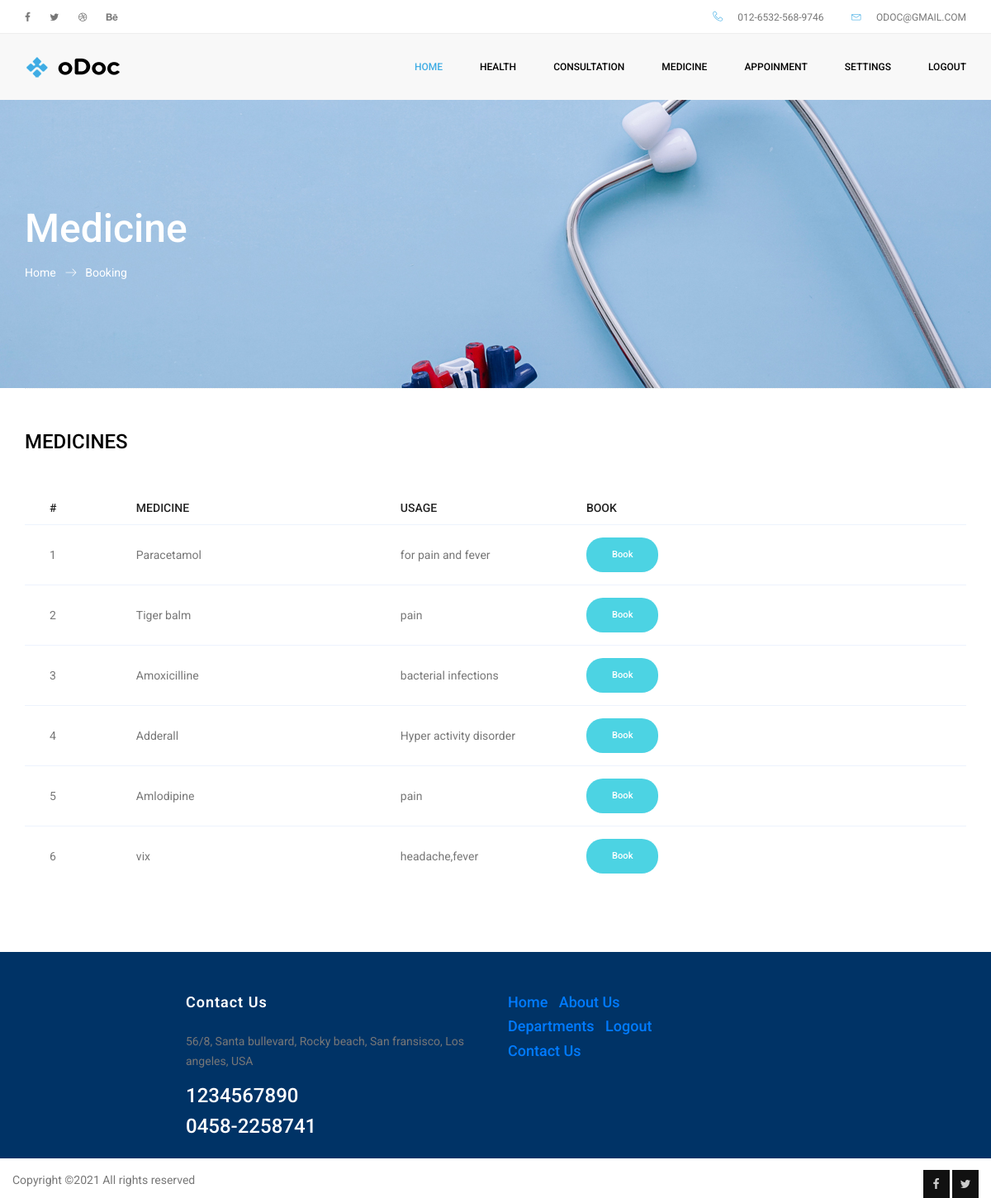
Screenshot of /patient/medicine_booking.php with the database file from the repository.
### tables this page shows
CREATE TABLE `medicine` (
  `id` int(11) NOT NULL,
  `name` varchar(20) NOT NULL,
  `price` varchar(20) NOT NULL,
  `used_for` varchar(200) NOT NULL,
  `quantity` varchar(25) NOT NULL,
  `mfg_date` date NOT NULL,
  `exp_date` date NOT NULL
);

### patient/medicine_booking.php (the view, shortened to what this page needs)
<!doctype html>
<html lang="en">
<head>
	<link rel="stylesheet" href="../css/bootstrap.css">
	<link rel="stylesheet" href="../vendors/linericon/style.css">
	<link rel="stylesheet" href="../css/font-awesome.min.css">
	<link rel="stylesheet" href="../vendors/owl-carousel/owl.carousel.min.css">
	<link rel="stylesheet" href="../vendors/lightbox/simpleLightbox.css">
	<link rel="stylesheet" href="../vendors/nice-select/css/nice-select.css">
	<link rel="stylesheet" href="../vendors/animate-css/animate.css">
	<link rel="stylesheet" href="../css/style.css">
	<link rel="stylesheet" href="../css/responsive.css">
</head>
<body>
	<header class="header_area">
	  <div class="top_menu row m0">
			<div class="container">
				<div class="float-left">
					<ul class="left_side">
						<li>
							<a href="#">
								<i class="fa fa-facebook-f"></i>
							</a>
						</li>
						<li>
							<a href="#">
								<i class="fa fa-twitter"></i>
							</a>
						</li>
						<li>
							<a href="#">
								<i class="fa fa-dribbble"></i>
							</a>
						</li>
						<li>
							<a href="#">
								<i class="fa fa-behance"></i>
							</a>
						</li>
					</ul>
				</div>
				<div class="float-right">
					<ul class="right_side">
						<li>
							<a href="#">
								<i class="lnr lnr-phone-handset"></i>
								012-6532-568-9746
							</a>
						</li>
						<li>
							<a href="#">
								<i class="lnr lnr-envelope"></i>
								odoc@gmail.com
							</a>
						</li>
					</ul>
				</div>
			</div>
		</div>
		<div class="main_menu">
			<nav class="navbar navbar-expand-lg navbar-light">
				<div class="container">
					<a class="navbar-brand logo_h" href="#">
						<img src="../img/logo1.png" alt="">
					</a>
					<div class="collapse navbar-collapse offset" id="navbarSupportedContent">
						<div class="row ml-0 w-100">
							<div class="col-lg-12 pr-0">
								<ul class="nav navbar-nav center_nav pull-right">
									<li class="nav-item active" >
										<a class="nav-link" href="patient_home.php">Home</a>
									</li><li class="nav-item submenu dropdown">
										<a href="#" class="nav-link dropdown-toggle" data-toggle="dropdown" role="button" aria-haspopup="true" aria-expanded="false">health</a>
									</li>
                                    <li class="nav-item submenu dropdown">
										<a href="#" class="nav-link dropdown-toggle" data-toggle="dropdown" role="button" aria-haspopup="true" aria-expanded="false">consultation</a>
									</li>
                                    <li class="nav-item submenu dropdown">
										<a href="#" class="nav-link dropdown-toggle" data-toggle="dropdown" role="button" aria-haspopup="true" aria-expanded="false">medicine</a>
									</li>
									 <li class="nav-item submenu dropdown">
										<a href="#" class="nav-link dropdown-toggle" data-toggle="dropdown" role="button" aria-haspopup="true" aria-expanded="false">Appoinment</a>
									</li>
                                    <li class="nav-item submenu dropdown">
										<a href="#" class="nav-link dropdown-toggle" data-toggle="dropdown" role="button" aria-haspopup="true" aria-expanded="false">Settings</a>
									</li>
									<li class="nav-item ">
										<a class="nav-link" href="../logout.php">logout</a>
									</li>
								</ul>
							</div>
						</div>
					</div>
				</div>
			</nav>
		</div>
	</header>
	<section class="banner_area">
        <div class="banner_inner d-flex align-items-center">
            <div class="container">
                <div class="banner_content text-left">
                    <h2>Medicine</h2>
                    <div class="page_link">
                        <a href="patient_home.php">Home</a>
                        <a href="medicine_booking.php">Booking</a>
                    </div>
                </div>
            </div>
        </div>
    </section>
	<form method="post" enctype="multipart/form-data">
	<div class="whole-wrap">
		<div class="container">
			<div class="section-top-border">
				<h3 class="mb-30 title_color">MEDICINES</h3>
				<div class="progress-table-wrap">
					<div class="progress-table">
                    <div class="table-head">
							<div class="serial">#</div>
							<div class="country">MEDICINE</div>
							<div class="visit">USAGE</div>
                            <div class="visit">BOOK</div>
						</div>
                    <?php
					$con=mysqli_connect("localhost","root","","find_my_doctor");
					$a="SELECT * FROM `medicine`";
					$x=mysqli_query($con,$a);
					$i=1;
					while($r=mysqli_fetch_array($x))
					{
					 if($r[5]==0)
					 {
					?>
						<div class="table-row">
							<div class="serial"><?php echo $i;?></div>
							<div class="country"><?php echo $r[1];?></div>
							<div class="visit"><?php echo $r[3];?></div>
							<div class="percentage"><font color="red"><?php echo "out of stock";?></font></div>
						</div>
                        <?php
					}
					 else
 					{
					?>
                    	<div class="table-row">
							<div class="serial"><?php echo $i;?></div>
							<div class="country"><?php echo $r[1];?></div>
							<div class="visit"><?php echo $r[3];?></div>
							<div class="percentage"><a href="book.php?id=<?php echo $r[0];?>" class="genric-btn success circle">Book</a></div>
						</div>
                    <?php
					}
					$i=$i+1;
				}
				?>
					</div>
				</div>
			</div>
			</div></div>
<footer class="footer-area section_gap">
		<div class="container" style="height:150px">
			<div class="row">
				<div class="col-lg-2  col-md-6">
				</div>
				<div class="col-lg-4  col-md-6">
					<div class="single-footer-widget mail-chimp">
						<h6 class="mb-20">Contact Us</h6>
						<p>
							56/8, Santa bullevard, Rocky beach, San fransisco, Los angeles, USA
						</p>
						<h3>1234567890</h3>
						<h3>0458-2258741</h3>
					</div>
				</div>
				<div class="col-lg-6  col-md-12">
					<div class="single-footer-widget newsletter">
						<h4><a href="../index.php">Home</a>&nbsp;&nbsp;&nbsp;<a href="../about.php">About Us</a></h4>
                        <h4><a href="../department.php">Departments</a>&nbsp;&nbsp;&nbsp;<a href="../logout.php">Logout</a></h4>
                        <h4><a href="../contact.php">Contact Us</a></h4>
					</div>
				</div>
			</div>
			<div class="row footer-bottom d-flex justify-content-between" style="margin-top:-50px">
				<p class=" footer-text m-0">
Copyright &copy;<script>document.write(new Date().getFullYear());</script> All rights reserved
				</p>
				<div class=" footer-social" style="margin-left:100px">
					<a href="#">
						<i class="fa fa-facebook"></i>
					</a>
					<a href="#">
						<i class="fa fa-twitter"></i>
					</a>
				</div>
			</div>
		</div>
	</footer>
</body>
</html>

### rows the page displays
medicine: name "Paracetamol", used_for "for pain and fever"
medicine: name "Tiger balm", used_for "pain"
medicine: name "Amoxicilline", used_for "bacterial infections"
medicine: name "Adderall", used_for "Hyper activity disorder"
medicine: name "Amlodipine", used_for "pain"
medicine: name "vix", used_for "headache,fever"
